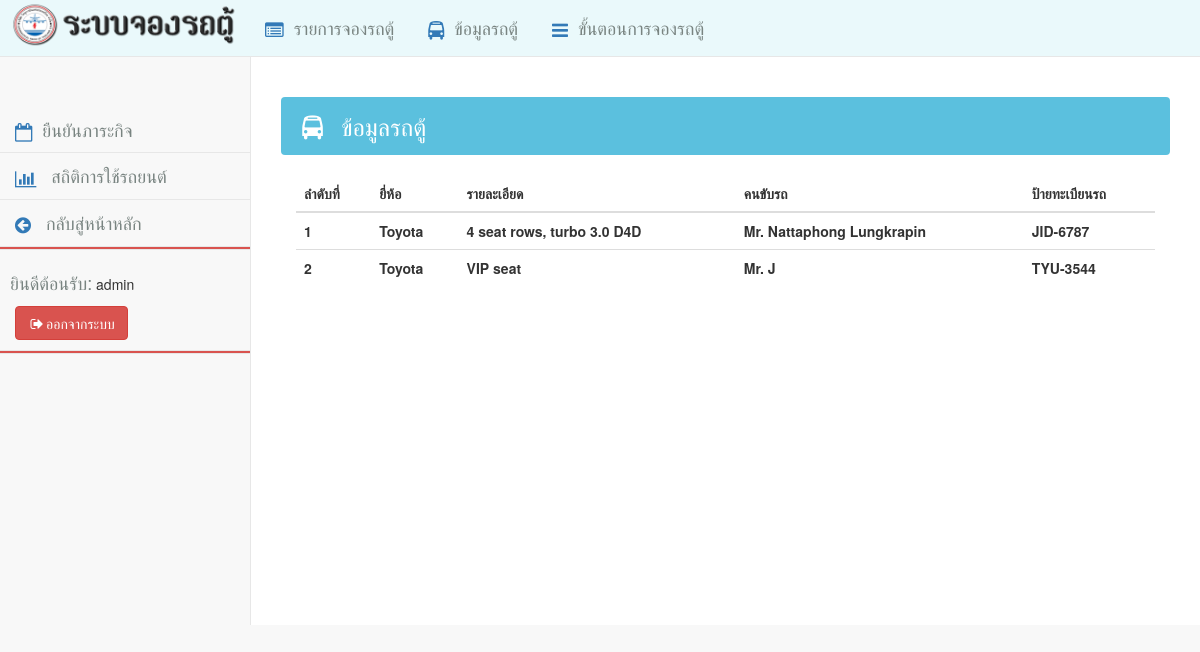
The app's page /vandetail.php (signed in), older data.
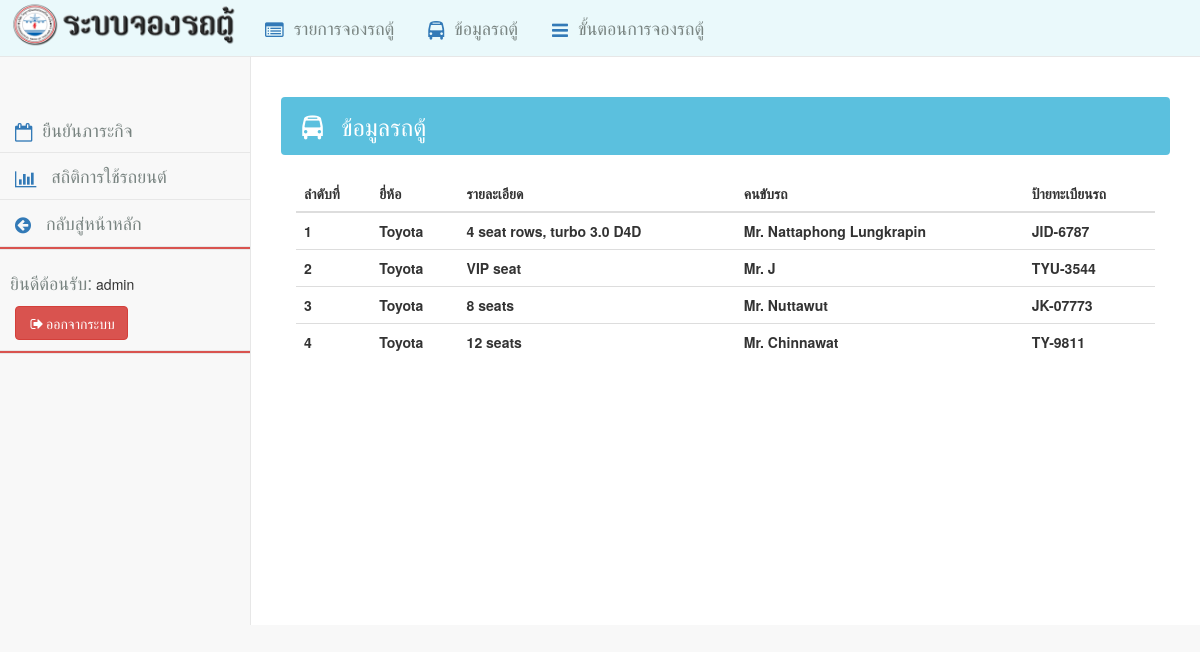
The same page, newer data.
### tables this page shows
CREATE TABLE `vandetail` (
  `id` int(4) NOT NULL,
  `name` varchar(20) NOT NULL,
  `detail` varchar(30) NOT NULL,
  `driver` varchar(25) NOT NULL,
  `license` varchar(8) NOT NULL,
  `number` int(2) NOT NULL,
  `status` int(1) NOT NULL
);

### vandetail.php (the view, shortened to what this page needs)
<!DOCTYPE html>
<html lang="en">
<?php
if ($_SESSION["user_id"] != null){
?>
<head>
    <link href="css/bootstrap.min.css" rel="stylesheet">
    <link href="css/sb-admin-2.css" rel="stylesheet">
    <link href="css/style.css" rel="stylesheet">
    <link rel="stylesheet" href="https://maxcdn.bootstrapcdn.com/font-awesome/4.5.0/css/font-awesome.min.css">
    <?php
    include 'connectDB.php';
    $result = $mysqli->query("SELECT * FROM `vandetail`");
    ?>
</head>
<body>
    <div id="wrapper">
     <nav class="navbar navbar-default navbar-static-top" role="navigation" style="margin-bottom: 0">
            <div class="navbar-header">
                    <img src = "image/band.png" width="250" height="50" >
            </div>
             <ul class="nav navbar-top-links navbar-center">
            <li>
                <a class="page-scroll" href="bookinglist.php"><i class="fa fa-list-alt fa-lg"></i><font color="#798481" size="4">&nbsp; รายการจองรถตู้</a></font>
            </li>
            <li>
                <a class="page-scroll" href="vandetail.php"><i class="fa fa-bus fa-lg"></i><font color="#798481" size="4">&nbsp; ข้อมูลรถตู้</a></font>
            </li>
            <li>
                <a class="page-scroll" href="vanprocess.php"><i class="fa fa-bars fa-lg"></i><font color="#798481" size="4">&nbsp; ขั้นตอนการจองรถตู้</a></font>
            </li>
        </ul>
            <div class="navbar-default sidebar" role="navigation">
                <div class="sidebar-nav navbar-collapse">
                    <ul class="nav" id="side-menu">
                      <li>
                            <a href="viewcalendar.php"><i class="fa fa-calendar-o fa-lg"></i><font color="#798481" size="4">&nbsp; ยืนยันภาระกิจ</a></font>
                        </li>
                        <li>
                            <a href="demo.php"><i class="fa fa-bar-chart fa-lg"></i><font color="#798481" size="4"> &nbsp; สถิติการใช้รถยนต์</a></font>
                        </li>
                        <li>
                            <a href="home.php"><i class="fa fa-arrow-circle-left fa-lg"></i><font color="#798481" size="4"> &nbsp; กลับสู่หน้าหลัก</a></font>
                        </li>
                        <li class="btn-danger divider" style="height:3px;"></li>
                               <br>
                               <li>
                               <font color="#798481" size="4"> &nbsp; ยินดีต้อนรับ:</a></font>
                                     <?php  echo $_SESSION["user_name"];?>
                               <br>
                               <a href="logout.php"><button class="btn btn-danger"><i class="fa fa-sign-out fa-fw"></i>ออกจากระบบ</button></a>
                            </li>
                            <li class="btn-danger divider" style="height:3px;"></li>
                   </ul>
                </div>
            </div>
        </nav>
    </div>
        <div id="page-wrapper">
            <div class="row">
                <div class="col-lg-12">
                    <h3 class="page-header alert btn-info"><i class="fa fa-bus fa-fw"></i>&nbsp; ข้อมูลรถตู้</h3>
                </div>
            </div>
            <div class="col-lg-12">
                <table class="table">
                    <thead class="thead-default">
                    <tr>
                        <th>ลำดับที่</th>
                        <th>ยี่ห้อ</th>
                        <th>รายละเอียด</th>
                        <th>คนขับรถ</th>
                        <th>ป้ายทะเบียนรถ</th>
                    </tr>
                    </thead>
                    <tbody>
                    <?php
                    while ( $row = $result->fetch_assoc()) {
                    echo
                    "<tr>
                    <th>{$row['id']}</th>
                    <th>{$row['name']}</th>
                    <th>{$row['detail']}</th>
                    <th>{$row['driver']}</th>
                    <th>{$row['license']}</th>
                    </tr>\n";
                        }
                    ?>
                    </tbody>
                </table>
            </div>
    </div>
</body>
</html>
<?php
}else {
    header("Location:index.php");
}?>

### css/sb-admin-2.css (style rules this page uses)
body { background-color: #f8f8f8; }
#wrapper { width: 100%; }
#page-wrapper { padding: 0 15px; min-height: 568px; background-color: #fff; }
@media (min-width:768px) { #page-wrapper { position: inherit; margin: 0 0 0 250px; padding: 0 30px; border-left: 1px solid #e7e7e7; } }
.navbar-top-links { margin-right: 0; }
.navbar-top-links li { display: inline-block; }
.navbar-top-links li:last-child { margin-right: 15px; }
.navbar-top-links li a { padding: 15px; min-height: 50px; }
.sidebar .sidebar-nav.navbar-collapse { padding-right: 0; padding-left: 0; }
.sidebar ul li { border-bottom: 1px solid #e7e7e7; }
@media (min-width:768px) { .sidebar { z-index: 1; position: absolute; width: 250px; margin-top: 51px; } }

### css/style.css (style rules this page uses)
body { background-color: none; }
.navbar { background-color:#EAF9FB; background-image: none; }

Row changes from the older to the newer data that the page shows:
added vandetail: id "3", name "Toyota", detail "8 seats", driver "Mr. Nuttawut", license "JK-07773"
added vandetail: id "4", name "Toyota", detail "12 seats", driver "Mr. Chinnawat", license "TY-9811"
